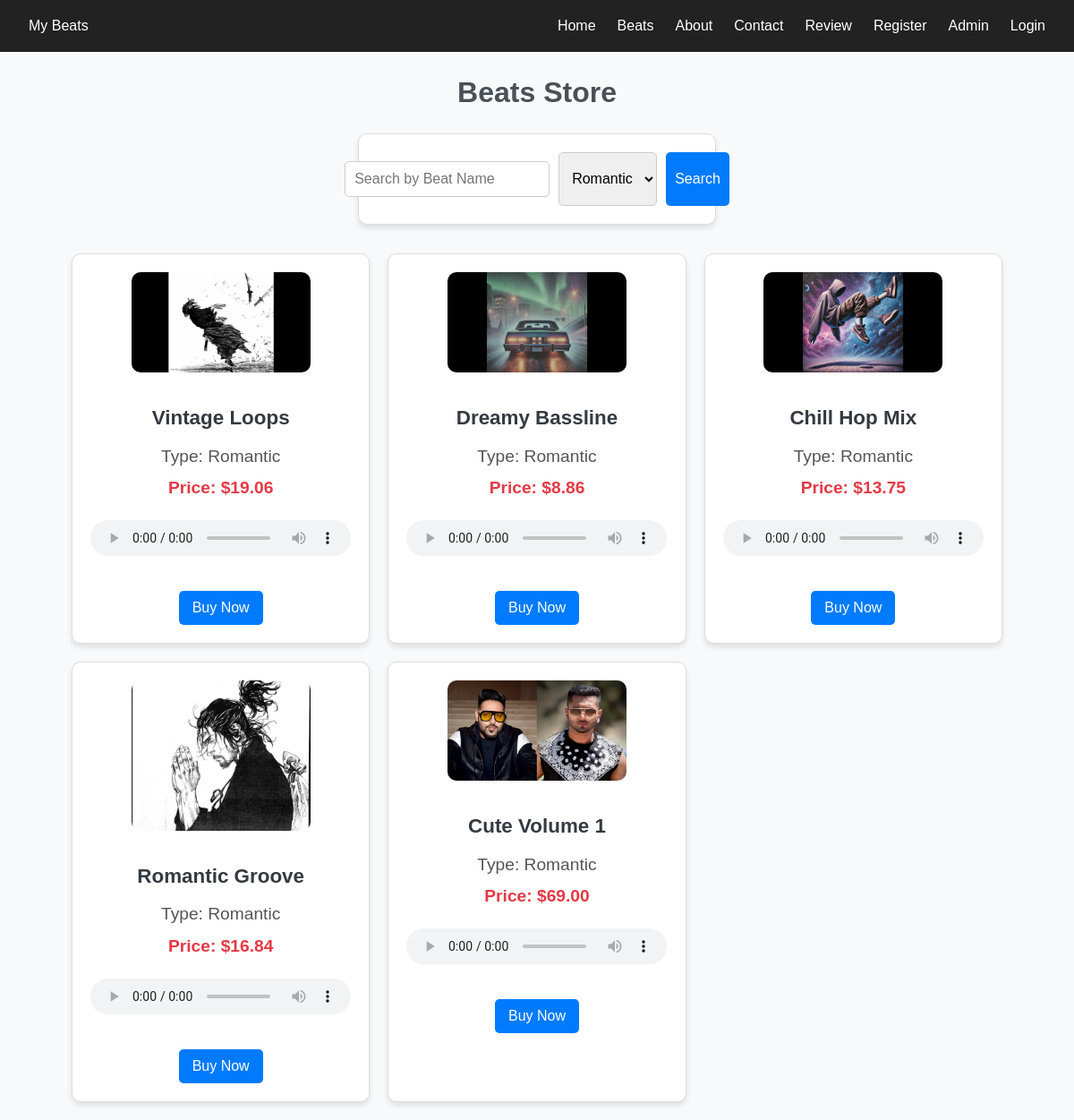
Screenshot of /beats.php?type=Romantic with the database file from the repository.
### tables this page shows
CREATE TABLE `beats` (
  `beat_id` int(11) NOT NULL,
  `rate` decimal(10,2) NOT NULL,
  `image_path` varchar(255) NOT NULL,
  `type` varchar(50) NOT NULL,
  `audio_path` varchar(255) NOT NULL,
  `beat_name` varchar(255) NOT NULL
);

### beats.php (the view, shortened to what this page needs)
<?php
include 'header.php';
include 'db.php';
$search = $_GET['search'] ?? '';
$filter = $_GET['type'] ?? '';
$query = "SELECT * FROM beats WHERE 1=1";
if (!empty($filter)) {
    $query .= " AND type = :type";
}
$stmt = $pdo->prepare($query);
if (!empty($filter)) {
    $stmt->bindValue(':type', $filter, PDO::PARAM_STR);
}
$stmt->execute();
$beats = $stmt->fetchAll(PDO::FETCH_ASSOC);
?>
<!DOCTYPE html>
<html lang="en">
<head>
</head>
<body>
    <div class="container">
        <h1>Beats Store</h1>
        <form method="GET">
            <input type="text" name="search" value="<?php echo htmlspecialchars($search); ?>"
                   placeholder="Search by Beat Name">
            <select name="type">
                <option value="Romantic" <?php if ($filter == 'Romantic') echo 'selected'; ?>>Romantic</option>
            </select>
            <button type="submit">Search</button>
        </form>
        <div class="beats-grid">
            <?php if (!empty($beats)): ?>
                <?php foreach ($beats as $beat): ?>
                    <div class="beat-card">
                        <img src="<?php echo htmlspecialchars($beat['image_path']); ?>" alt="Beat Image" class="beat-img">
                        <h3 class="beat-title"><?php echo htmlspecialchars($beat['beat_name']); ?></h3>
                        <p class="beat-type">Type: <?php echo htmlspecialchars($beat['type']); ?></p>
                        <p class="beat-rate">Price: $<?php echo number_format($beat['rate'], 2); ?></p>
                        <audio controls class="beat-audio">
                            <source src="<?php echo htmlspecialchars($beat['audio_path']); ?>" type="audio/mpeg">
                        </audio>
                        <button class="buy-btn" onclick="window.location.href='purchase.php?beat_id=<?php echo $beat['beat_id']; ?>'">
                            Buy Now
                        </button>
                    </div>
                <?php endforeach; ?>
            <?php else: ?>
                <p>No beats found. Try adjusting your search or filter.</p>
            <?php endif; ?>
        </div>
    </div>
</body>
</html>

### styles.css (style rules this page uses)
* { margin: 0; padding: 0; box-sizing: border-box; }
body { font-family: 'Poppins', sans-serif; line-height: 1.6; color: #333; }
button { border: none; cursor: pointer; font-family: 'Poppins', sans-serif; }
.beats-grid { display: grid; gap: 1.5rem; grid-template-columns: repeat(auto-fit, minmax(250px, 1fr)); margin-top: 2rem; }
.beat-card { background: white; border-radius: 10px; box-shadow: 0 4px 8px rgba(0, 0, 0, 0.1); padding: 1rem; text-align: center; transition: transform 0.3s; }
.buy-btn { margin-top: 1rem; padding: 0.5rem 1rem; background-color: #e63946; color: white; border-radius: 5px; }
form { max-width: 400px; margin: 20px auto; padding: 20px; border: 1px solid #ddd; border-radius: 10px; background-color: #fff; box-shadow: 0 4px 6px rgba(0, 0, 0, 0.1); }
form input { width: 100%; padding: 10px; margin: 10px 0; border: 1px solid #ddd; border-radius: 5px; }
form button { width: 100%; padding: 10px; background-color: #007bff; color: #fff; border: none; border-radius: 5px; cursor: pointer; font-size: 16px; }
.beats-grid { display: grid; grid-template-columns: repeat(auto-fit, minmax(250px, 1fr)); gap: 20px; }
.container { width: 90%; max-width: 1200px; margin: 0 auto; text-align: center; }
.beat-title { font-size: 2rem; color: #333; margin-bottom: 10px; }
.beat-card { background: #fff; border: 1px solid #ddd; border-radius: 10px; padding: 15px; text-align: center; box-shadow: 0 4px 6px rgba(0, 0, 0, 0.1); transition: transform 0.2s; }
.beat-img { width: 100%; height: auto; border-radius: 10px; }
.beat-title { font-size: 1.25rem; font-weight: bold; margin: 10px 0; }
.buy-btn { background: #007bff; color: #fff; padding: 10px 20px; border: none; border-radius: 5px; font-size: 1rem; cursor: pointer; transition: background 0.3s; }

### beats.php (style rules this page uses)
* { margin: 0; padding: 0; box-sizing: border-box; }
body { font-family: 'Poppins', sans-serif; line-height: 1.6; background-color: #f8f9fa; color: #333; }
.container { max-width: 1200px; margin: 0 auto; padding: 20px; }
h1 { text-align: center; margin-bottom: 20px; color: #495057; }
form { display: flex; justify-content: center; margin-bottom: 30px; gap: 10px; }
input[type="text"], select { padding: 10px; border: 1px solid #ccc; border-radius: 5px; font-size: 16px; width: 250px; }
button { padding: 10px 20px; background-color: #007bff; color: white; border: none; border-radius: 5px; cursor: pointer; transition: background 0.3s; }
.beats-grid { display: grid; grid-template-columns: repeat(auto-fit, minmax(300px, 1fr)); gap: 20px; }
.beat-card { background: #fff; border: 1px solid #ddd; border-radius: 10px; box-shadow: 0 4px 6px rgba(0, 0, 0, 0.1); padding: 20px; text-align: center; transition: transform 0.2s, box-shadow 0.2s; }
.beat-img { width: 100%; max-width: 200px; height: auto; margin: 0 auto 15px; border-radius: 10px; }
.beat-title { font-size: 1.4rem; font-weight: bold; margin: 10px 0; color: #343a40; }
.beat-type, .beat-rate { font-size: 1.2rem; color: #555; margin: 5px 0; }
.beat-rate { color: #e63946; font-weight: bold; }
.beat-audio { margin: 15px 0; width: 100%; height: 40px; border: none; }
.buy-btn { background: #007bff; color: #fff; padding: 10px 15px; border: none; border-radius: 5px; font-size: 1rem; cursor: pointer; transition: background 0.3s, transform 0.2s; }

### rows the page displays
beats: image_path (picture), beat_name "Vintage Loops", type "Romantic", rate "19.06"
beats: image_path (picture), beat_name "Dreamy Bassline", type "Romantic", rate "8.86"
beats: image_path (picture), beat_name "Chill Hop Mix", type "Romantic", rate "13.75"
beats: image_path (picture), beat_name "Romantic Groove", type "Romantic", rate "16.84"
beats: image_path (picture), beat_name "Cute Volume 1", type "Romantic", rate "69.00"
